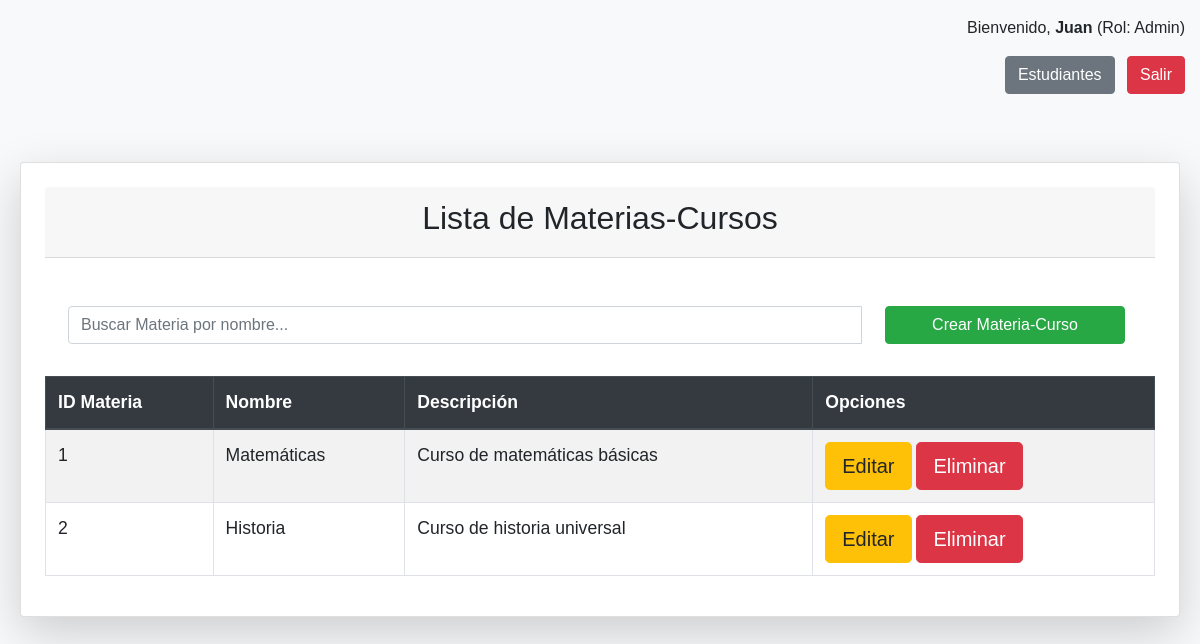
The page /routers/materiasCursosRouter.php (signed in) on the database its author committed.
### tables this page shows
CREATE TABLE materias_cursos (
    id_materia_curso INT AUTO_INCREMENT PRIMARY KEY,
    nombre VARCHAR(100) NOT NULL,
    descripcion VARCHAR(255) NOT NULL
);

### controllers/MateriasCursosController.php (called while the page is built, shortened)
<?php
require_once(dirname(__FILE__) . '/../config/conf.php');
require_once(dirname(__FILE__) . '/../models/MateriasCursosModel.php');
class MateriasCursosController
{
    private $materiacurso;
    public function __construct()
    {
        $database = new Conexion();
        $this->db = $database->Conectar();
        $this->materiacurso = new MateriasCursos($this->db);
    }
    public function index()
    {
        $result = $this->materiacurso->get_MateriasCursos();
        $materiacurso = $result->fetchAll(PDO::FETCH_ASSOC);
        include(dirname(__FILE__) . '/../views/MateriasCursos/indexMateriasCursos.php');
    }
}
?>

### routers/materiasCursosRouter.php (called while the page is built, shortened)
<?php
require_once '../controllers/MateriasCursosController.php';
$action = isset($_GET['action']) ? $_GET['action'] : '';
$controller = new MateriasCursosController();
switch ($action) {
    default:
        $controller->index();
        break;
}
?>

### config/conf.php (called while the page is built, shortened)
<?php
class Conexion {
    private $host = "localhost";
    private $db = "escuela_sv";
    private $user = "root";
    private $pwd = "1234";
    public function Conectar() {
        $this->conn = null;
        try {
            $this->conn = new PDO("mysql:host=" . $this->host . ";dbname=" . $this->db, $this->user, $this->pwd);
            $this->conn->setAttribute(PDO::ATTR_ERRMODE, PDO::ERRMODE_EXCEPTION);
        } catch (PDOException $exec) {
            echo "Error en la conexión: " . $exec->getMessage();
        }
        return $this->conn;
    }
}
?>

### models/MateriasCursosModel.php (called while the page is built, shortened)
<?php
class MateriasCursos
{
    private $conn;
    private $table_name = "materias_cursos";
    public function __construct($db)
    {
        $this->conn = $db;
    }
    public function get_MateriasCursos()
    {
        $query = "SELECT * FROM " . $this->table_name;
        $result = $this->conn->prepare($query);
        $result->execute();
        return $result;
    }
}
?>

### views/MateriasCursos/indexMateriasCursos.php (the view, shortened to what this page needs)
<!DOCTYPE html>
<html lang="es">
<head>
    <link rel="stylesheet" href="https://stackpath.bootstrapcdn.com/bootstrap/4.5.2/css/bootstrap.min.css">
    <link rel="stylesheet" href="../views/css/MateriasCursosResponsive.css">
</head>
<body class="bg-light">
    <div class="container-fluid">
        <div class="row">
            <div class="col-12 text-right mt-3">
                <p>Bienvenido, <strong><?= htmlspecialchars($_SESSION['usuarios']); ?></strong> (Rol: <?= htmlspecialchars($_SESSION['roles']); ?>)</p>
                <div class="ml-auto">
                    <a href="../routers/estudiantesRouter.php" class="btn btn-secondary mr-2">Estudiantes</a>
                    <form action="../views/auth/exit.php" method="POST" class="d-inline">
                        <button type="submit" class="btn btn-danger">Salir</button>
                    </form>
                </div>
            </div>
        </div>
    </div>
    <div class="container mt-5 mb-5">
        <div class="card shadow-lg p-4">
            <div class="card-header text-center">
                <h2>Lista de Materias-Cursos</h2>
            </div><br><br>
            <div class="container-sm">
                <form action="" method="get">
                    <div class="input-group mb-3">
                        <input type="text" id="buscarMateriasCrs" class="form-control mx-2" placeholder="Buscar Materia por nombre..." aria-label="Recipient's username" aria-describedby="button-addon2" >
                        <div class="col-12 col-md-6 col-lg-3">
                            <a href="../routers/materiasCursosRouter.php?action=create" class="btn btn-success btn-block w-100 mb-3">Crear Materia-Curso</a>
                        </div>
                    </div>
                </form>
            </div>
                <div class="table-responsive">
                    <table class="table table-bordered table-striped">
                        <thead class="thead-dark">
                            <tr>
                                <th scope="col">ID Materia</th>
                                <th scope="col">Nombre</th>
                                <th scope="col">Descripción</th>
                                <th scope="col">Opciones</th>
                            </tr>
                        </thead>
                        <tbody id="resultadoMateriasCrs">
                            <?php foreach ($materiacurso as $materiascursos) : ?>
                                <tr>
                                    <td><?= htmlspecialchars($materiascursos['id_materia_curso']); ?></td>
                                    <td><?= htmlspecialchars($materiascursos['nombre']); ?></td>
                                    <td><?= htmlspecialchars($materiascursos['descripcion']); ?></td>
                                    <td>
                                        <a href="../routers/materiasCursosRouter.php?action=edit&id=<?= $materiascursos['id_materia_curso']; ?>" class="btn btn-warning btn-lg">Editar</a>
                                        <a href="../routers/materiasCursosRouter.php?action=confirmDelete&id=<?= $materiascursos['id_materia_curso']; ?>" class="btn btn-danger btn-lg">Eliminar</a>
                                    </td>
                                </tr>
                            <?php endforeach; ?>
                        </tbody>
                    </table>
                </div>
        </div>
    </div>
</body>
</html>

### views/css/MateriasCursosResponsive.css (style rules this page uses)
body { font-family: Arial, sans-serif; }
@media (min-width: 769px) { .container { padding: 20px; } }
@media (min-width: 769px) { h2, h4 { font-size: 2em; } }
@media (min-width: 769px) { .card { margin: auto; } }
@media (min-width: 769px) { table { width: 100%; } }
@media (min-width: 992px) { .container { max-width: 1200px; } }
@media (min-width: 992px) { .table { font-size: 1em; } }
@media (min-width: 992px) { .btn { width: auto; } }
@media (min-width: 1200px) { .container { max-width: 1400px; } }
@media (min-width: 1200px) { .table { font-size: 1.1em; } }

### rows shown on the page
materias_cursos: id_materia_curso "1", nombre "Matemáticas", descripcion "Curso de matemáticas básicas"
materias_cursos: id_materia_curso "2", nombre "Historia", descripcion "Curso de historia universal"

### other values the page prints
$_SESSION['usuarios'] "Juan"
$_SESSION['roles'] "Admin"
